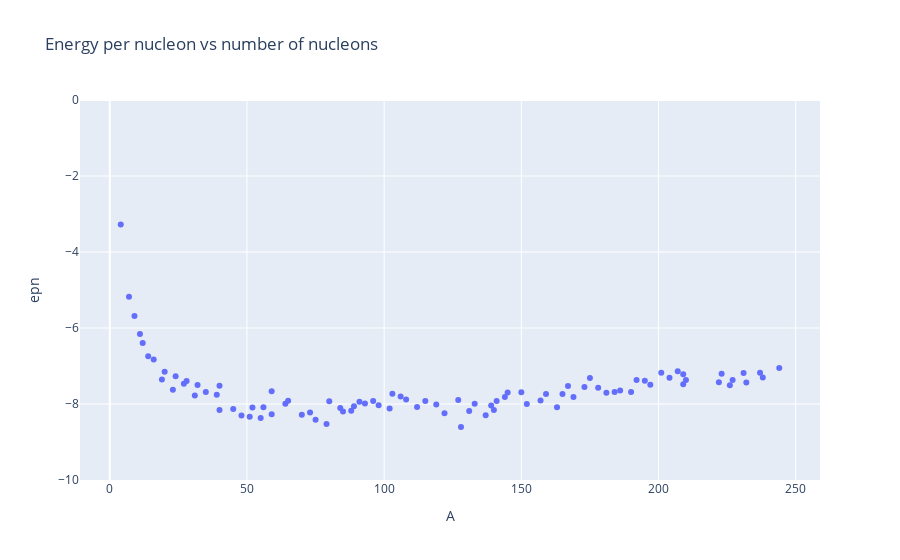

This figure's notebook cell:
### Code cell
px.scatter(dfres, x='A', y='epn', title='Energy per nucleon vs number of nucleons', range_y=[-10, 0])

### Figure 1 — Plotly figure (JSON) as saved in the notebook; plotly's stock layout.template omitted (floating-point values rounded to 4 significant figures)
{"data": [{"hovertemplate": "A=%{x}<br>epn=%{y}<extra></extra>", "legendgroup": "", "marker": {"color": "#636efa", "symbol": "circle"}, "mode": "markers", "name": "", "orientation": "v", "showlegend": false, "type": "scatter", "x": [4, 7, 9, 11, 12, 14, 16, 19, 20, 23, 24, 27, 28, 31, 32, 35, 40, 39, 40, 45, 48, 51, 52, 55, 56, 59, 59, 64, 65, 70, 73, 75, 79, 80, 84, 85, 88, 89, 91, 93, 96, 98, 102, 103, 106, 108, 112, 115, 119, 122, 128, 127, 131, 133, 137, 139, 140, 141, 144, 145, 150, 152, 157, 159, 163, 165, 167, 169, 173, 175, 178, 181, 184, 186, 190, 192, 195, 197, 201, 204, 207, 209, 209, 210, 222, 223, 226, 227, 232, 231, 238, 237, 244], "xaxis": "x", "y": [-3.279, -5.177, -5.687, -6.156, -6.396, -6.742, -6.832, -7.357, -7.15, -7.626, -7.273, -7.469, -7.395, -7.773, -7.503, -7.685, -8.16, -7.758, -7.521, -8.132, -8.3, -8.336, -8.093, -8.366, -8.085, -8.271, -7.663, -7.99, -7.911, -8.285, -8.221, -8.418, -8.526, -7.925, -8.108, -8.195, -8.176, -8.057, -7.938, -7.99, -7.921, -8.032, -8.119, -7.733, -7.805, -7.88, -8.08, -7.923, -8.012, -8.244, -8.603, -7.897, -8.181, -7.991, -8.298, -8.039, -8.157, -7.922, -7.813, -7.699, -7.688, -8.003, -7.909, -7.737, -8.087, -7.74, -7.524, -7.817, -7.553, -7.313, -7.573, -7.707, -7.686, -7.648, -7.683, -7.369, -7.387, -7.491, -7.177, -7.311, -7.141, -7.478, -7.217, -7.367, -7.431, -7.201, -7.505, -7.369, -7.433, -7.184, -7.305, -7.178, -7.054], "yaxis": "y"}], "layout": {"legend": {"tracegroupgap": 0}, "title": {"text": "Energy per nucleon vs number of nucleons"}, "xaxis": {"anchor": "y", "domain": [0, 1], "title": {"text": "A"}}, "yaxis": {"anchor": "x", "domain": [0, 1], "range": [-10, 0], "title": {"text": "epn"}}}}
